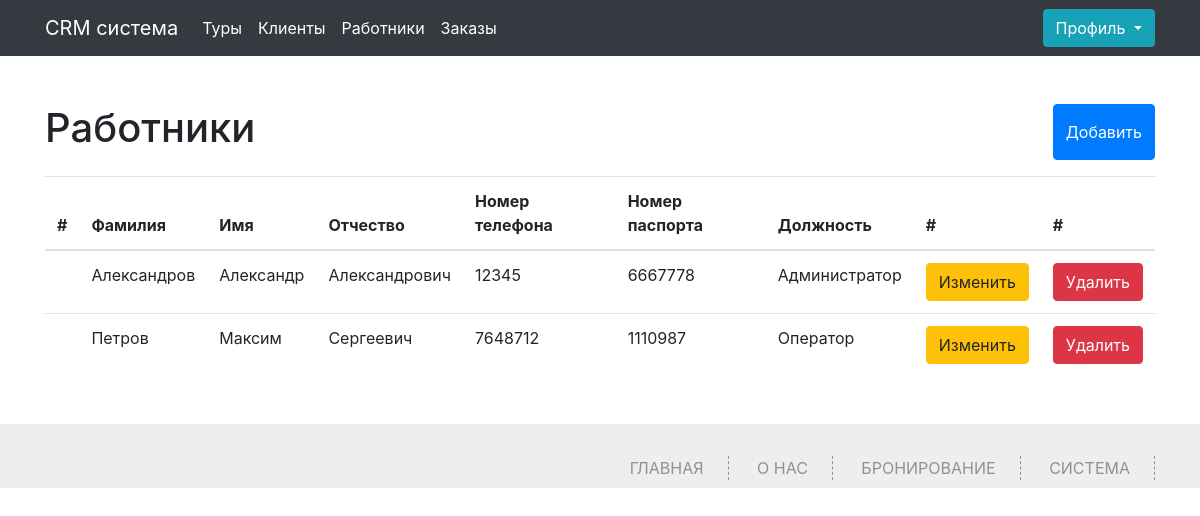
Before: /workers (signed in) with the older database file.
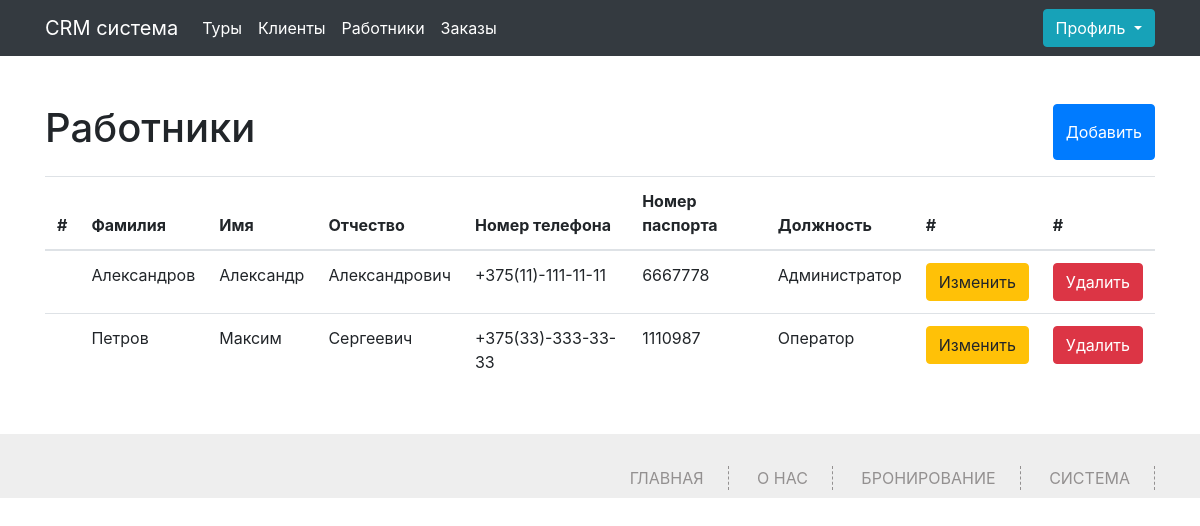
After: the same page with the newer database file.
### app.py (models this page shows, shortened)
class Worker(db.Model):
    id = db.Column(db.Integer,primary_key=True)
    name = db.Column(db.String(100))
    surname = db.Column(db.String(100))
    secondname = db.Column(db.String(100))
    phone = db.Column(db.Integer,unique=True)
    pasport = db.Column(db.Integer,unique=True)
    job = db.Column(db.String(100))
    password = db.Column(db.String(100))
    root = db.Column(db.Integer, default=0)
    order_id = db.relationship('Orders', backref='worker', lazy='dynamic')

### app.py (the view, shortened to what this page needs)
@app.route('/workers', methods=['GET', 'POST'])
def workers():
    if 'name' not in session:
        abort(401)
    workers = Worker.query.all()
    return render_template("workers.html",workers=workers)

### app.py (called while the page is built)
@app.context_processor
def inject_user():
    def get_user_name():
        if 'name' in session:
            return Worker.query.filter_by(phone=session['name']).first()
    return dict(active_user=get_user_name())

### templates/workers.html (shortened to what this page needs)
{% extends 'base.html' %}
{% block main %}
<div class="container">
	<div class="content my-5">
		<div class="d-flex justify-content-between my-3">
			<h1>Работники</h1>
			<button type="button" class="btn btn-primary" data-toggle="modal" data-target="#exampleModal">
				Добавить
			  </button>
		</div>
  {% if not workers%}
  <h2>Список пуст!</h2>
  {%else%}
		<table class="table">
			<thead>
			  <tr>
				<th scope="col">#</th>
				<th scope="col">Фамилия</th>
				<th scope="col">Имя</th>
				<th scope="col">Отчество</th>
				<th scope="col">Номер телефона</th>
				<th scope="col">Номер паспорта</th>
				<th scope="col">Должность</th>
				<th scope="col">#</th>
				<th scope="col">#</th>
			  </tr>
			</thead>
			<tbody>
				{%for worker in workers%}
			  <tr>
				<th scope="row"></th>
				<td>{{worker.surname}}</td>
				<td>{{worker.name}}</td>
				<td>{{worker.secondname}}</td>
				<td>{{worker.phone}}</td>
				<td>{{worker.pasport}}</td>
				<td>{{worker.job}}</td>
<td>				<button type="button" class="btn btn-warning {%if active_user.root==0 %} invisible {%endif%}" data-toggle="modal" data-target="#exampleModal{{worker.id}}"> Изменить</button>
</td>
				<td><a href="/delete_worker/{{worker.id}}" class="btn btn-danger  {%if active_user.root==0 %} invisible {%endif%}">Удалить</a></td>
			  </tr>
			  {%endfor%}
			</tbody>
		  </table>
		  {%endif%}
	</div>
</div>
{% endblock %}

Changed rows visible on the page:
changed Worker "Александров": phone "12345" → "+375(11)-111-11-11"
changed Worker "Петров": phone "7648712" → "+375(33)-333-33-33"
